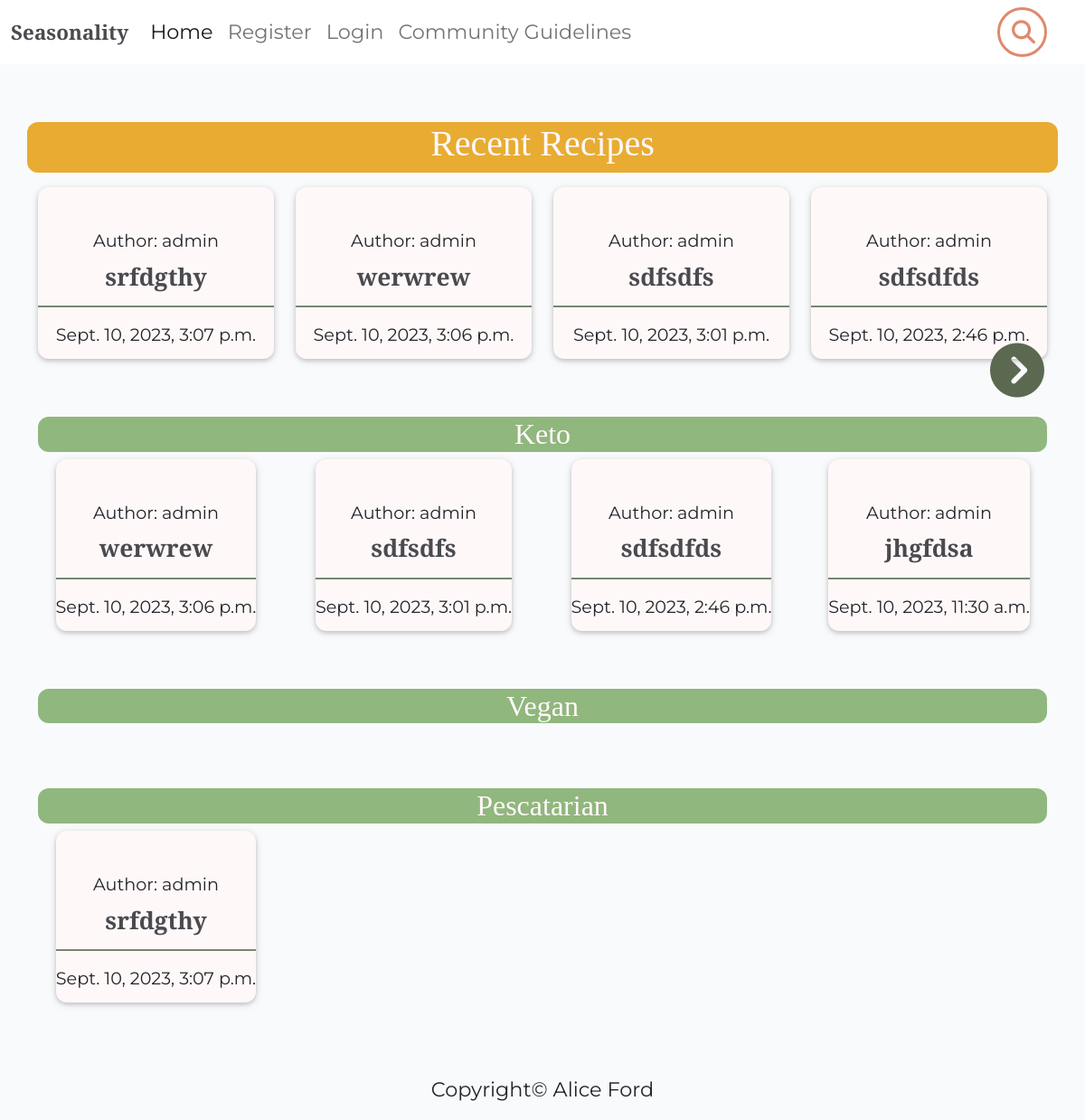
Before: / with the older database file.
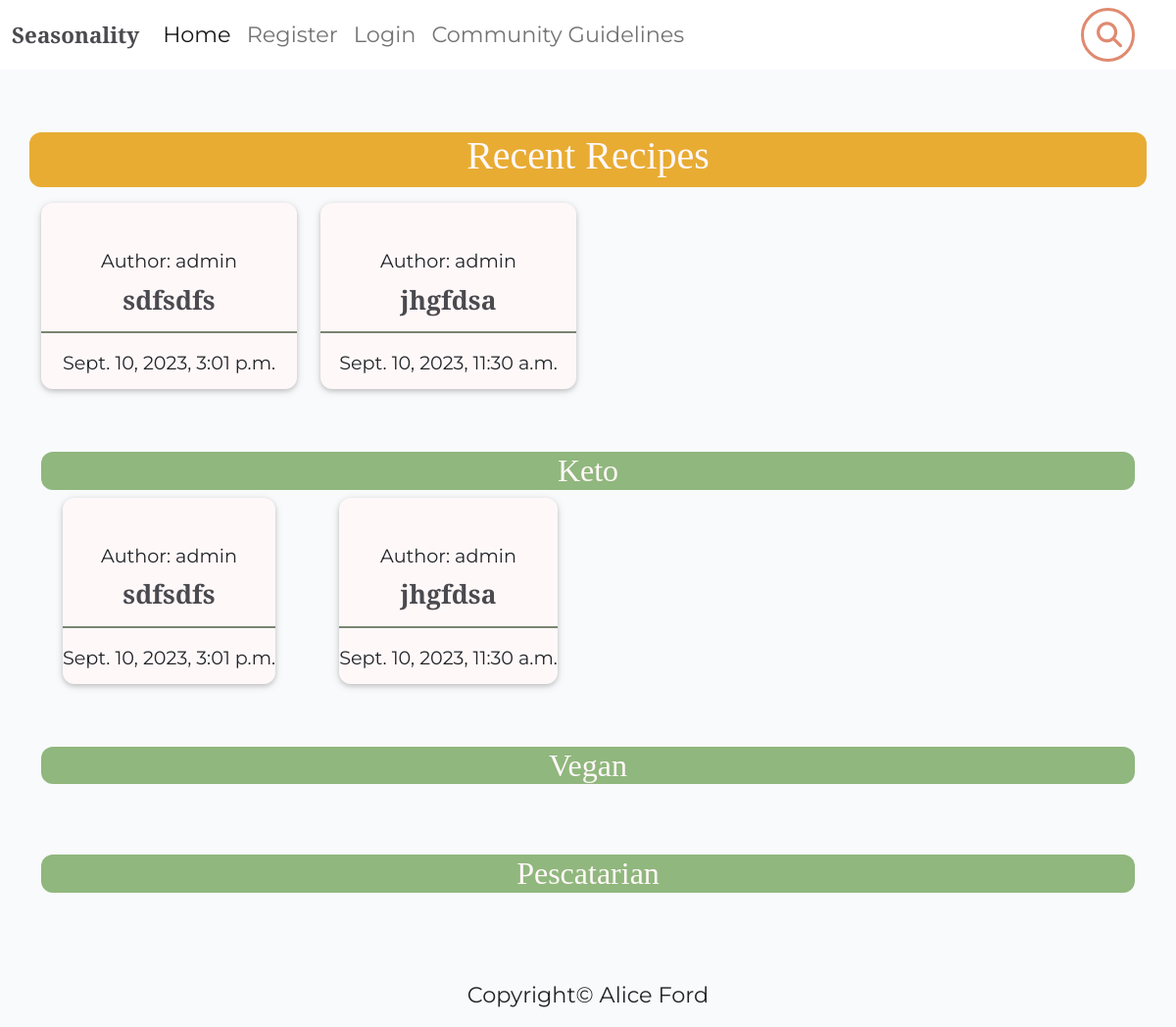
After: the same page with the newer database file.
### recipebook/models.py (models this page shows, shortened)
class Recipe(models.Model):
    class NewManager(models.Manager):
        def get_queryset(self):
            return super().get_queryset() .filter()
    title = models.CharField(max_length=200, unique=True)
    slug = models.SlugField(max_length=200, unique=True)
    author = models.ForeignKey(
        User, on_delete=models.CASCADE, related_name="recipes"
    )
    diet = models.ForeignKey(
        Diet, on_delete=models.CASCADE, default=True, null=False)
    season = models.ForeignKey(
        Season, on_delete=models.CASCADE, default=True, null=False)
    featured_image = CloudinaryField('image', default='placeholder')
    updated_on = models.DateTimeField(auto_now=True)
    content = models.TextField()
    created_on = models.DateTimeField(auto_now_add=True)
    status = models.IntegerField(choices=STATUS, default=0)
    ingredients = models.TextField(default='placeholder')
    calories = models.IntegerField(default=0)
    fat = models.IntegerField(default=0)
    protein = models.IntegerField(default=0)
    carbs = models.IntegerField(default=0)
    servs = models.IntegerField(default=0)
    favourites = models.ManyToManyField(
        User, related_name='favourite', default=None, blank=True)
    objects = models.Manager()
    newmanager = NewManager()
    class Meta:
        ordering = ["-created_on"]

class Diet(models.Model):
    name = models.CharField(max_length=100)

### recipebook/views.py (the view)
# urls.py: path('', views.IndexView.as_view(), name='home'),
class IndexView(TemplateView):
    template_name = 'index.html'
    paginate_by = 4
    def get_context_data(self, **kwargs):
        context = super().get_context_data(**kwargs)
        recipes = Recipe.objects.filter(status=1)
        diets = Diet.objects.all()
        paginator = Paginator(recipes, self.paginate_by)
        page = self.request.GET.get('page')
        recipes_page = paginator.get_page(page)
        context['recipes'] = recipes_page
        context['diets'] = diets
        return context

### templates/index.html (shortened to what this page needs)
{% extends "base/base.html" %}
{% block content %}
<div class="container-fluid">
    <div class="container text-center my-3">
        <div class="row py-5">
            <div class="text-center recent-background mb-3">
                <h1>Recent Recipes</h1>
            </div>
            {% for recipe in recipes %}
            <div class="col-md-3">
                <div class="card md-3">
                    <div class="card-body">
                        <div class="image-flash">
                            <p class="author">Author: {{ recipe.author }}</p>
                        </div>
                    </div>
                    <a href="{% url 'recipe_detail' recipe.slug  %}" class="recipe-link">
                        <h3 class="card-title">{{ recipe.title }}</h3>
                    </a>
                    <hr class="card-hr" />
                    <p class="card-text text-muted-6">{{ recipe.created_on }}</p>
                </div>
            </div>
            {% endfor %}
        </div>
    </div>
</div>
    {% if recipes.has_next %}
    <div class="col-12">
        <a class="carousel-control-next" href="?page={{ recipes.next_page_number }}" role="button" data-slide="next">
            <span class="fa-solid fa-circle-chevron-right fa-xl" aria-hidden="true"></span>
        </a>
    </div>
    {% endif %}
{% for diet in diets|slice:":3" %}
<div class="container-fluid">
    <div class="container my-3">
        <div class="text-center diet-background">
            <h2 class="text-center">{{ diet.name }}</h2>
        </div>
        <div class="row pb-5 mt-2">
            {% for recipe in diet.recipe_set.all|slice:":4" %}
            {% if recipe.status %}
            <div class="col-md-3 d-flex flex-row text-center">
                <div class="card mx-auto">
                    <div class="card-body">
                        <div class="image-flash">
                            <p class="author">Author: {{ recipe.author }}</p>
                        </div>
                    </div>
                    <a href="{% url 'recipe_detail' recipe.slug  %}" class="recipe-link">
                        <h3 class="card-title">{{ recipe.title }}</h3>
                    </a>
                    <hr class="card-hr" />
                    <p class="card-text text-muted-6">{{ recipe.created_on }}</p>
                </div>
            </div>
            {% endif %}
            {% endfor %}
        </div>
    </div>
</div>
{% endfor %}
{% endblock %}

Changed rows visible on the page:
removed Recipe: author "admin", title "srfdgthy", created_on "Sept. 10, 2023, 3:07 p.m."
removed Recipe: author "admin", title "werwrew", created_on "Sept. 10, 2023, 3:06 p.m."
removed Recipe: author "admin", title "sdfsdfds", created_on "Sept. 10, 2023, 2:46 p.m."
now on one of the page's lists (row unchanged): Recipe: author "admin", title "jhgfdsa", created_on "Sept. 10, 2023, 11:30 a.m."
